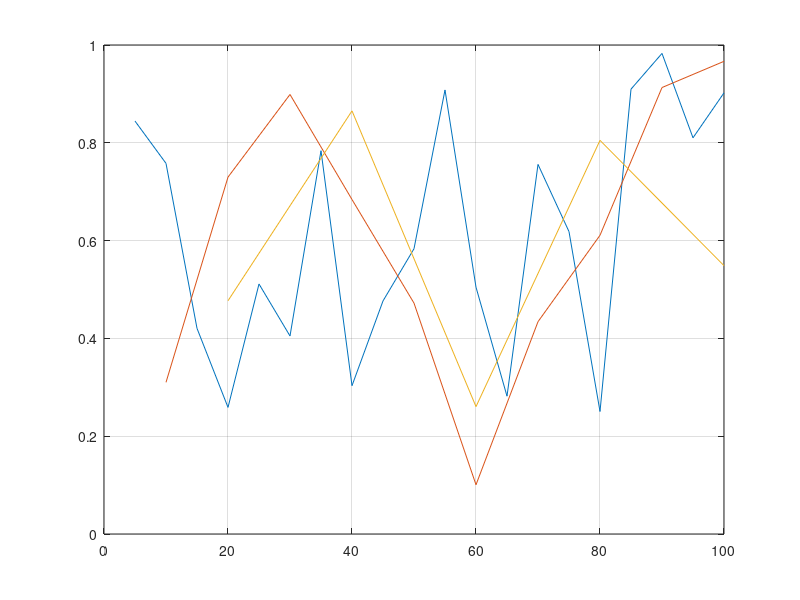

This chart was generated by the following MATLAB code: (Note: this script raises an error after producing the figure.)
clc, clear, close all
rng("default")

% Create a structure array in which each structure has two fields containing numeric arrays.
S(1).X = 5:5:100; S(1).Y = rand(1, 20);
S(2).X = 10:10:100; S(2).Y = rand(1, 10);
S(3).X = 20:20:100; S(3).Y = rand(1, 5);

% Plot the numeric arrays
figure
hold(gca, "on")
grid(gca, "on")
box(gca, "on")
p = arrayfun(@(a) plot(a.X, a.Y), S);
p(1).Marker = 'o';
p(2).Marker = '+';
p(3).Marker = 's';
